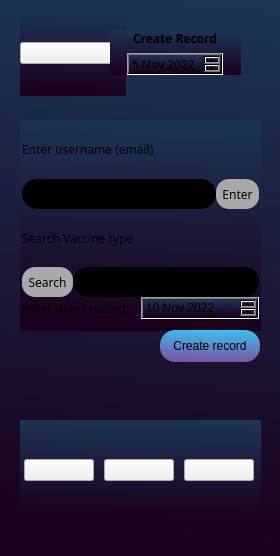
<?xml version="1.0" encoding="UTF-8"?>
<ui version="4.0">
 <class>CreateRecord</class>
 <widget class="QMainWindow" name="CreateRecord">
  <property name="geometry">
   <rect>
    <x>0</x>
    <y>0</y>
    <width>280</width>
    <height>556</height>
   </rect>
  </property>
  <property name="windowTitle">
   <string>MainWindow</string>
  </property>
  <property name="styleSheet">
   <string notr="true">background-color: qlineargradient(spread:pad, x1:0.951, y1:1, x2:1, y2:0, stop:0 rgb(27, 0, 28), stop:1 rgb(28, 53, 87));</string>
  </property>
  <widget class="QWidget" name="centralwidget">
   <widget class="QWidget" name="verticalLayoutWidget">
    <property name="geometry">
     <rect>
      <x>20</x>
      <y>10</y>
      <width>106</width>
      <height>86</height>
     </rect>
    </property>
    <layout class="QVBoxLayout" name="verticalLayout">
     <item>
      <widget class="QPushButton" name="accoutnAvatar">
       <property name="styleSheet">
        <string notr="true">background-color: none;

</string>
       </property>
       <property name="text">
        <string/>
       </property>
       <property name="icon">
        <iconset resource="resources/mycovidrecord.qrc">
         <normaloff>:/images/images/5810431-03.png</normaloff>:/images/images/5810431-03.png</iconset>
       </property>
       <property name="iconSize">
        <size>
         <width>70</width>
         <height>70</height>
        </size>
       </property>
      </widget>
     </item>
    </layout>
   </widget>
   <widget class="QWidget" name="verticalLayoutWidget_2">
    <property name="geometry">
     <rect>
      <x>110</x>
      <y>30</y>
      <width>131</width>
      <height>45</height>
     </rect>
    </property>
    <layout class="QVBoxLayout" name="verticalLayout_2">
     <item alignment="Qt::AlignHCenter">
      <widget class="QLabel" name="formHeader">
       <property name="font">
        <font>
         <family>Raleway</family>
         <bold>true</bold>
        </font>
       </property>
       <property name="styleSheet">
        <string notr="true">background-color: none;
</string>
       </property>
       <property name="text">
        <string>Create Record</string>
       </property>
      </widget>
     </item>
     <item alignment="Qt::AlignHCenter">
      <widget class="QDateEdit" name="dateEdit">
       <property name="font">
        <font>
         <family>Raleway</family>
        </font>
       </property>
       <property name="whatsThis">
        <string>&lt;html&gt;&lt;head/&gt;&lt;body&gt;&lt;p align=&quot;center&quot;&gt;&lt;br/&gt;&lt;/p&gt;&lt;/body&gt;&lt;/html&gt;</string>
       </property>
       <property name="styleSheet">
        <string notr="true">text-align: center;</string>
       </property>
       <property name="currentSection">
        <enum>QDateTimeEdit::MonthSection</enum>
       </property>
       <property name="date">
        <date>
         <year>2022</year>
         <month>11</month>
         <day>5</day>
        </date>
       </property>
      </widget>
     </item>
    </layout>
   </widget>
   <widget class="QWidget" name="horizontalLayoutWidget">
    <property name="geometry">
     <rect>
      <x>20</x>
      <y>420</y>
      <width>241</width>
      <height>101</height>
     </rect>
    </property>
    <layout class="QHBoxLayout" name="horizontalLayout">
     <item>
      <widget class="QPushButton" name="myRecordsMenu">
       <property name="maximumSize">
        <size>
         <width>70</width>
         <height>16777215</height>
        </size>
       </property>
       <property name="styleSheet">
        <string notr="true">background-color: none;

</string>
       </property>
       <property name="text">
        <string/>
       </property>
       <property name="icon">
        <iconset resource="resources/mycovidrecord.qrc">
         <normaloff>:/images/images/5810431-07 1_Info.png</normaloff>:/images/images/5810431-07 1_Info.png</iconset>
       </property>
       <property name="iconSize">
        <size>
         <width>70</width>
         <height>70</height>
        </size>
       </property>
      </widget>
     </item>
     <item>
      <widget class="QPushButton" name="dashboardMenu">
       <property name="maximumSize">
        <size>
         <width>70</width>
         <height>16777215</height>
        </size>
       </property>
       <property name="styleSheet">
        <string notr="true">background-color: none;

</string>
       </property>
       <property name="text">
        <string/>
       </property>
       <property name="icon">
        <iconset resource="resources/mycovidrecord.qrc">
         <normaloff>:/images/images/5810431-08 1_Home.png</normaloff>:/images/images/5810431-08 1_Home.png</iconset>
       </property>
       <property name="iconSize">
        <size>
         <width>70</width>
         <height>70</height>
        </size>
       </property>
      </widget>
     </item>
     <item>
      <widget class="QPushButton" name="QRcodeMenu">
       <property name="maximumSize">
        <size>
         <width>70</width>
         <height>16777215</height>
        </size>
       </property>
       <property name="styleSheet">
        <string notr="true">background-color: none;

</string>
       </property>
       <property name="text">
        <string/>
       </property>
       <property name="icon">
        <iconset resource="resources/mycovidrecord.qrc">
         <normaloff>:/images/images/5810431-09 1_qrcode.png</normaloff>:/images/images/5810431-09 1_qrcode.png</iconset>
       </property>
       <property name="iconSize">
        <size>
         <width>70</width>
         <height>70</height>
        </size>
       </property>
      </widget>
     </item>
    </layout>
   </widget>
   <widget class="QWidget" name="verticalLayoutWidget_3">
    <property name="geometry">
     <rect>
      <x>20</x>
      <y>120</y>
      <width>241</width>
      <height>211</height>
     </rect>
    </property>
    <layout class="QVBoxLayout" name="verticalLayout_3">
     <property name="spacing">
      <number>0</number>
     </property>
     <property name="leftMargin">
      <number>2</number>
     </property>
     <property name="topMargin">
      <number>0</number>
     </property>
     <property name="rightMargin">
      <number>2</number>
     </property>
     <property name="bottomMargin">
      <number>12</number>
     </property>
     <item>
      <widget class="QLabel" name="searchUserText">
       <property name="font">
        <font>
         <family>Raleway</family>
        </font>
       </property>
       <property name="styleSheet">
        <string notr="true">background-color: none;</string>
       </property>
       <property name="text">
        <string>Enter username (email)</string>
       </property>
       <property name="margin">
        <number>6</number>
       </property>
      </widget>
     </item>
     <item>
      <layout class="QHBoxLayout" name="horizontalLayout_5">
       <item>
        <widget class="QLineEdit" name="searchUserForm">
         <property name="maximumSize">
          <size>
           <width>16777215</width>
           <height>30</height>
          </size>
         </property>
         <property name="styleSheet">
          <string notr="true">border-radius: 15px;
background-color: #000;</string>
         </property>
        </widget>
       </item>
       <item>
        <widget class="QPushButton" name="searchUser">
         <property name="sizePolicy">
          <sizepolicy hsizetype="Preferred" vsizetype="Preferred">
           <horstretch>0</horstretch>
           <verstretch>0</verstretch>
          </sizepolicy>
         </property>
         <property name="maximumSize">
          <size>
           <width>16777215</width>
           <height>30</height>
          </size>
         </property>
         <property name="font">
          <font>
           <family>Raleway</family>
          </font>
         </property>
         <property name="styleSheet">
          <string notr="true">border-radius: 13px;
background-color: rgb(169, 169, 169);
color: black;

</string>
         </property>
         <property name="text">
          <string>  Enter  </string>
         </property>
        </widget>
       </item>
      </layout>
     </item>
     <item>
      <widget class="QLabel" name="searchUserText_2">
       <property name="font">
        <font>
         <family>Raleway</family>
        </font>
       </property>
       <property name="styleSheet">
        <string notr="true">background-color: none;</string>
       </property>
       <property name="text">
        <string>Search Vaccine type</string>
       </property>
       <property name="margin">
        <number>6</number>
       </property>
      </widget>
     </item>
     <item>
      <layout class="QHBoxLayout" name="horizontalLayout_2">
       <item>
        <widget class="QPushButton" name="vaccineType">
         <property name="minimumSize">
          <size>
           <width>0</width>
           <height>30</height>
          </size>
         </property>
         <property name="maximumSize">
          <size>
           <width>16777215</width>
           <height>16777215</height>
          </size>
         </property>
         <property name="font">
          <font>
           <family>Raleway</family>
           <bold>false</bold>
          </font>
         </property>
         <property name="styleSheet">
          <string notr="true">border-radius: 13px;
background-color: rgb(169, 169, 169);
color: black;

</string>
         </property>
         <property name="text">
          <string>  Search  </string>
         </property>
         <property name="autoRepeatDelay">
          <number>300</number>
         </property>
        </widget>
       </item>
       <item>
        <widget class="QLineEdit" name="SearchVaccForm">
         <property name="maximumSize">
          <size>
           <width>16777215</width>
           <height>30</height>
          </size>
         </property>
         <property name="styleSheet">
          <string notr="true">border-radius: 15px;
background-color: #000;</string>
         </property>
        </widget>
       </item>
      </layout>
     </item>
     <item>
      <layout class="QHBoxLayout" name="horizontalLayout_3">
       <item>
        <widget class="QLabel" name="searchUserText_3">
         <property name="font">
          <font>
           <family>Raleway</family>
          </font>
         </property>
         <property name="styleSheet">
          <string notr="true">background-color: none;</string>
         </property>
         <property name="text">
          <string>Enter date created:</string>
         </property>
         <property name="margin">
          <number>6</number>
         </property>
        </widget>
       </item>
       <item>
        <widget class="QDateEdit" name="dateEdit_2">
         <property name="dateTime">
          <datetime>
           <hour>20</hour>
           <minute>0</minute>
           <second>0</second>
           <year>2022</year>
           <month>11</month>
           <day>10</day>
          </datetime>
         </property>
         <property name="maximumTime">
          <time>
           <hour>11</hour>
           <minute>59</minute>
           <second>59</second>
          </time>
         </property>
        </widget>
       </item>
      </layout>
     </item>
    </layout>
   </widget>
   <widget class="QPushButton" name="createRecord">
    <property name="geometry">
     <rect>
      <x>160</x>
      <y>330</y>
      <width>100</width>
      <height>32</height>
     </rect>
    </property>
    <property name="styleSheet">
     <string notr="true">border-radius: 15px;
background-color: qlineargradient(spread:pad, x1:0.9, y1:1, x2:1, y2:0, stop:0 rgb(119, 87, 165), stop:1 rgb(55, 197, 243));</string>
    </property>
    <property name="text">
     <string>Create record</string>
    </property>
   </widget>
  </widget>
 </widget>
 <resources>
  <include location="resources/mycovidrecord.qrc"/>
 </resources>
 <connections>
  <connection>
   <sender>searchUserForm</sender>
   <signal>textEdited(QString)</signal>
   <receiver>searchUser</receiver>
   <slot>click()</slot>
   <hints>
    <hint type="sourcelabel">
     <x>167</x>
     <y>182</y>
    </hint>
    <hint type="destinationlabel">
     <x>227</x>
     <y>180</y>
    </hint>
   </hints>
  </connection>
  <connection>
   <sender>SearchVaccForm</sender>
   <signal>textEdited(QString)</signal>
   <receiver>vaccineType</receiver>
   <slot>click()</slot>
   <hints>
    <hint type="sourcelabel">
     <x>175</x>
     <y>258</y>
    </hint>
    <hint type="destinationlabel">
     <x>214</x>
     <y>254</y>
    </hint>
   </hints>
  </connection>
 </connections>
</ui>
